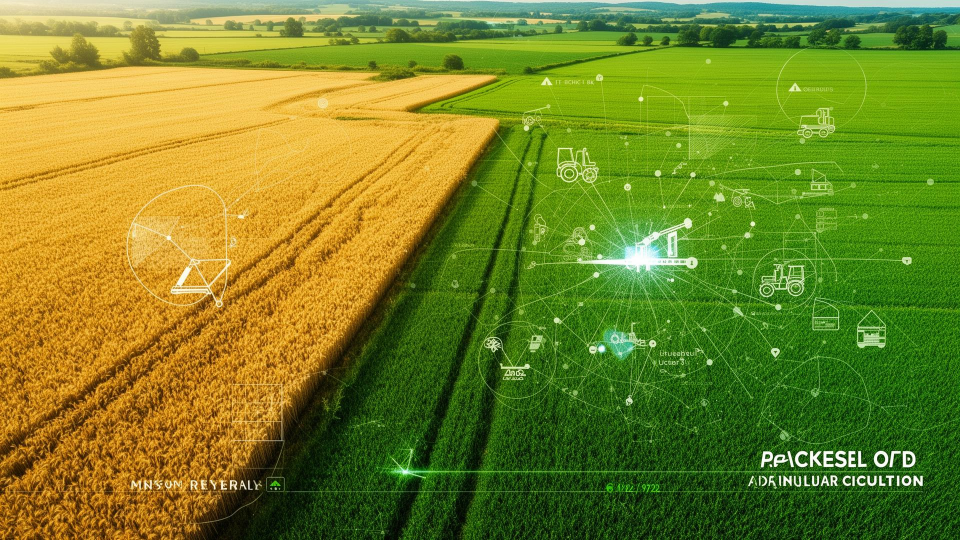
#> input picture frontend/src/assets/hero-farm.jpg, 1920 x 1080 px (shown at 1/2 size)
$ python disease_analyzer.py ../../frontend/src/assets/hero-farm.jpg ../../frontend/src/assets/hero-farm.jpg
#> lines starting #> are read from the running program, lines starting #| are printed output that depends on the picture; after the words box and inside, x2 and y2 are one past the last pixel; in counts of white or black regions, pixels touching at a corner belong together
import json
import sys
from pathlib import Path

import cv2
import numpy as np


def build_response(
    diagnosis,
    confidence,
    severity,
    problem,
    solution,
    note,
    visible_symptoms=None,
    likely_causes=None,
    should_escalate=False,
    metrics=None,
):
    return {
        "diagnosis": diagnosis,
        "confidence": round(float(confidence), 3),
        "severity": severity,
        "problem": problem,
        "solution": solution,
        "note": note,
        "visibleSymptoms": visible_symptoms or [],
        "likelyCauses": likely_causes or [],
        "shouldEscalate": should_escalate,
        "metrics": metrics or {},
    }


def crop_specific_name(crop_type, generic_name):
    crop = (crop_type or "").strip().lower()
    if "ragi" in crop or "millet" in crop:
        if "leaf spot" in generic_name.lower() or "blast" in generic_name.lower():
            return "Ragi leaf blast / leaf spot"
    if "rice" in crop or "paddy" in crop:
        if "leaf spot" in generic_name.lower() or "blast" in generic_name.lower():
            return "Rice blast / brown spot"
    if "wheat" in crop and "rust" in generic_name.lower():
        return "Wheat rust"
    if "cotton" in crop and "stress" in generic_name.lower():
        return "Cotton leaf stress / possible sucking pest damage"
    if "sugarcane" in crop and "leaf spot" in generic_name.lower():
        return "Sugarcane leaf spot / red rot stress pattern"
    return generic_name


def analyze_image(image_path, crop_type="", location_label=""):
#> called with crop_type = '', location_label = ''
    image = cv2.imread(str(image_path))
#> image is the input picture: shape (1080, 1920, 3); mean B, G, R 36.2, 131.5, 118.4
    if image is None:
      return build_response(
          "Uncertain crop issue",
          0.0,
          "Medium",
          "The image could not be read by the local analyzer.",
          "Upload a clearer crop image and try again.",
          "Local Python image analyzer could not open the file.",
          should_escalate=True,
      )

    image = cv2.resize(image, (640, 640))
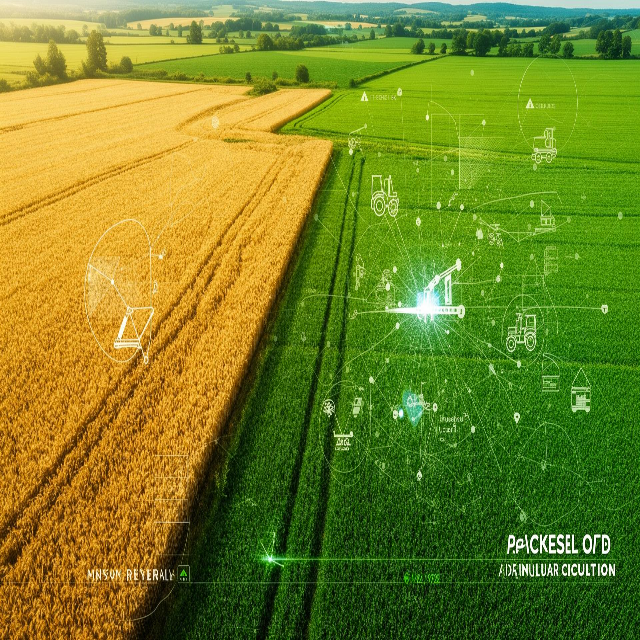
#> image: shape (640, 640, 3); mean B, G, R 36.1, 131.4, 118.3
    hsv = cv2.cvtColor(image, cv2.COLOR_BGR2HSV)
#> hsv: shape (640, 640, 3); mean H, S, V 38.6, 203.7, 149.9
    gray = cv2.cvtColor(image, cv2.COLOR_BGR2GRAY)
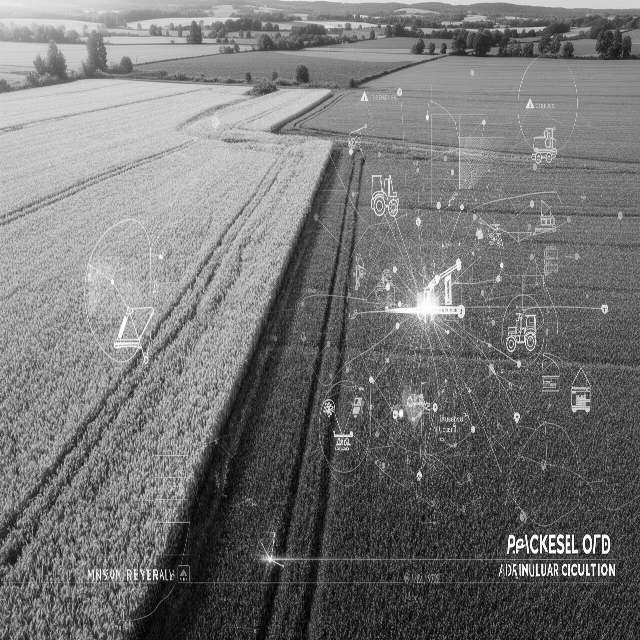
#> gray: shape (640, 640); min 1, max 255, mean 116.6

    green_mask = cv2.inRange(hsv, (30, 35, 25), (95, 255, 255))
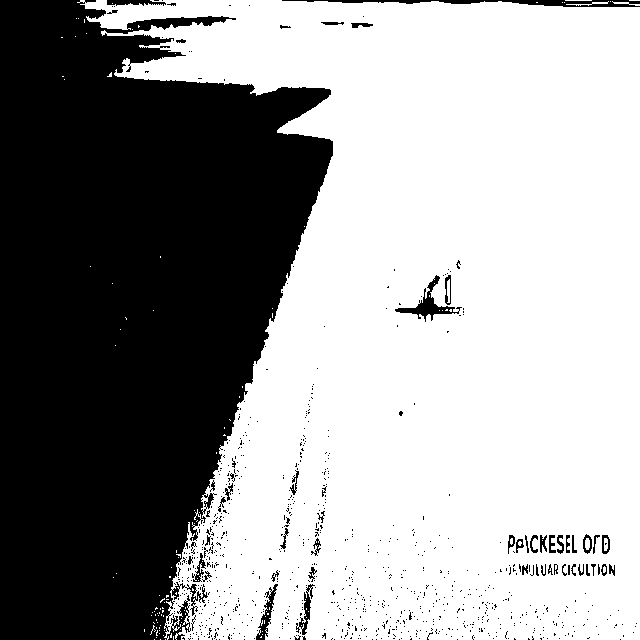
#> green_mask: shape (640, 640); 61.3% white; 851 black regions (797 under 20 px), largest, box (x1, y1, x2, y2) and area: (0, 0, 333, 640) 152085, (282, 0, 640, 7) 1153, (395, 275, 462, 322) 674
    yellow_mask = cv2.inRange(hsv, (15, 25, 25), (38, 255, 255))
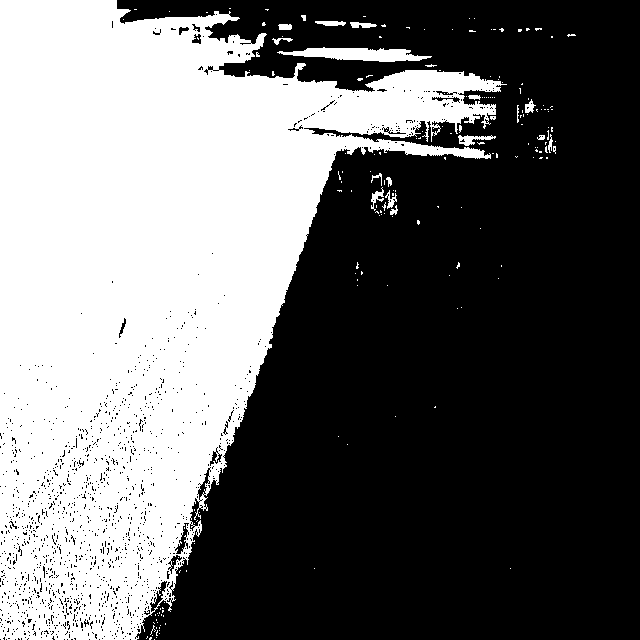
#> yellow_mask: shape (640, 640); 41.4% white; 187 white regions (168 under 20 px), largest, box (x1, y1, x2, y2) and area: (0, 0, 507, 640) 166511, (277, 47, 432, 62) 1369, (458, 135, 496, 146) 194
    brown_mask = cv2.inRange(hsv, (5, 45, 20), (23, 255, 180))
#> brown_mask: shape (640, 640); 8.5% white; 1562 white regions (1478 under 20 px), largest, box (x1, y1, x2, y2) and area: (0, 148, 332, 640) 26349, (6, 365, 31, 401) 192, (2, 400, 27, 427) 180
    dark_mask = cv2.inRange(hsv, (0, 0, 0), (180, 255, 65))
#> dark_mask: shape (640, 640); 11.2% white; 2660 white regions (2542 under 20 px), largest, box (x1, y1, x2, y2) and area: (127, 215, 310, 640) 17055, (318, 571, 629, 640) 9003, (274, 296, 332, 555) 1759
    white_mask = cv2.inRange(hsv, (0, 0, 150), (180, 55, 255))
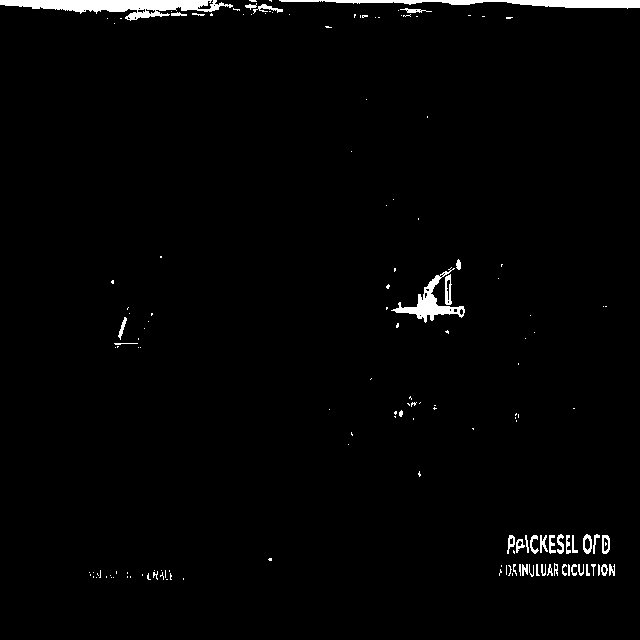
#> white_mask: shape (640, 640); 1.8% white; 154 white regions (111 under 20 px), largest, box (x1, y1, x2, y2) and area: (0, 0, 233, 21) 2341, (279, 0, 640, 9) 1563, (391, 267, 465, 323) 989

    total = image.shape[0] * image.shape[1]
#> total = 409600
    green_ratio = float(np.count_nonzero(green_mask)) / total
#> green_ratio = 0.613
    yellow_ratio = float(np.count_nonzero(yellow_mask)) / total
#> yellow_ratio = 0.414
    brown_ratio = float(np.count_nonzero(brown_mask)) / total
#> brown_ratio = 0.085
    dark_ratio = float(np.count_nonzero(dark_mask)) / total
#> dark_ratio = 0.112
    white_ratio = float(np.count_nonzero(white_mask)) / total
#> white_ratio = 0.0179

    lesion_mask = cv2.bitwise_or(brown_mask, dark_mask)
#> lesion_mask: shape (640, 640); 19.1% white; 4067 white regions (3874 under 20 px), largest, box (x1, y1, x2, y2) and area: (0, 148, 332, 640) 41804, (318, 571, 629, 640) 9003, (274, 296, 332, 555) 1759
    lesion_mask = cv2.morphologyEx(lesion_mask, cv2.MORPH_OPEN, np.ones((3, 3), np.uint8))
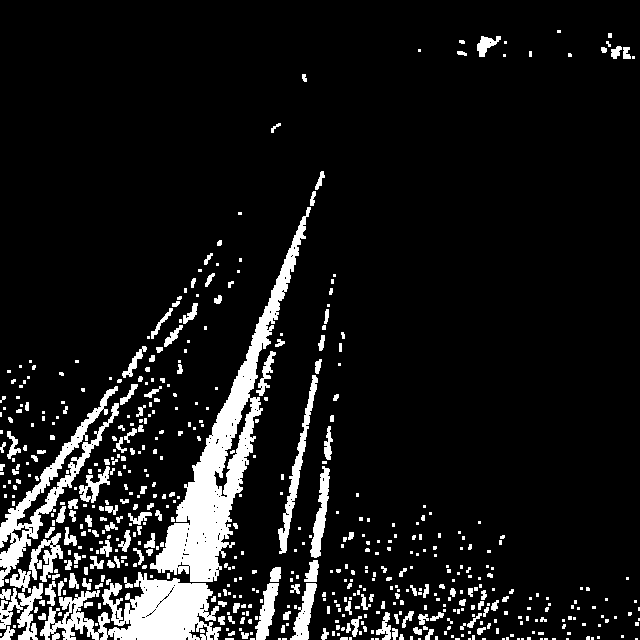
#> lesion_mask: shape (640, 640); 10.1% white; 565 white regions (382 under 20 px)
    contours, _ = cv2.findContours(lesion_mask, cv2.RETR_EXTERNAL, cv2.CHAIN_APPROX_SIMPLE)
#> contours = 564 contours, 443 with area under 20; largest, box (x1, y1, x2, y2) and area: (150, 207, 311, 582) 11063, (40, 572, 221, 640) 6248, (0, 386, 119, 587) 3371, (278, 375, 318, 554) 1027, (0, 583, 43, 640) 850
    lesion_count = 0
    lesion_area = 0.0
    for contour in contours:
        area = cv2.contourArea(contour)
        if 18 <= area <= 12000:
            lesion_count += 1
            lesion_area += area
#> this loop made 564 passes
#> (area, lesion_area) on passes 39, 47, 50, 51, 54, 55, 60, 69, 91, 94, 97, 98: (28, 28), (37.5, 65.5), (39.5, 105), (38.5, 143.5), (31.5, 175), (38, 213), (83, 296), (22.5, 337), (81.5, 418.5), (36.5, 473.5), (54.5, 528), (20.5, 548.5)
#> area on pass 229: 33
#> after the loop, lesion_area = 31572.5; lesion_count = 128

    edges = cv2.Canny(gray, 70, 150)
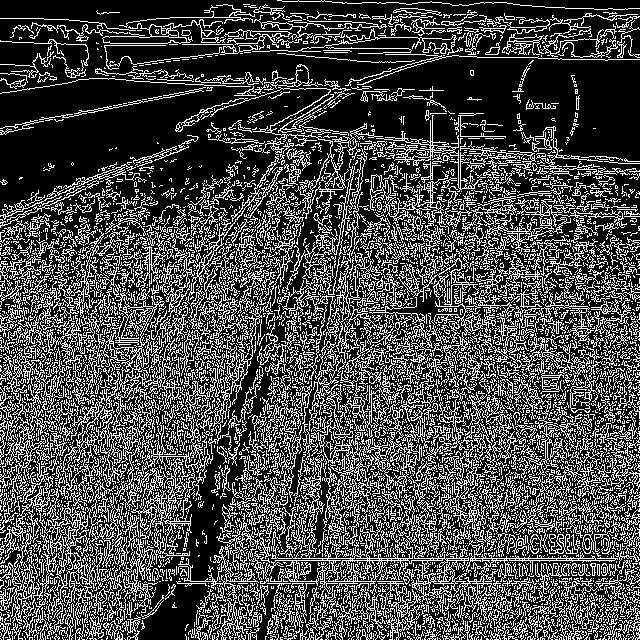
#> edges: shape (640, 640); 29.1% white in thin lines or dots
    edge_ratio = float(np.count_nonzero(edges)) / total
#> edge_ratio = 0.291

    metrics = {
        "greenRatio": round(green_ratio, 3),
        "yellowRatio": round(yellow_ratio, 3),
        "brownRatio": round(brown_ratio, 3),
        "darkRatio": round(dark_ratio, 3),
        "whiteRatio": round(white_ratio, 3),
        "lesionCount": lesion_count,
        "edgeRatio": round(edge_ratio, 3),
    }
#> metrics = {'greenRatio': 0.613, 'yellowRatio': 0.414, 'brownRatio': 0.085, 'darkRatio': 0.112, 'whiteRatio': 0.018, 'lesionCount': 128, 'edgeRatio': 0.291}

    symptoms = []
    causes = []

    if white_ratio > 0.075 and lesion_count > 12:
        symptoms.extend(["white powdery patches", "leaf surface discoloration"])
        causes.extend(["powdery mildew pressure", "humid canopy condition"])
        return build_response(
            crop_specific_name(crop_type, "Powdery mildew"),
            min(0.78, 0.42 + white_ratio * 2.2 + min(0.18, lesion_count / 180)),
            "High" if white_ratio > 0.11 else "Medium",
            "The image shows white or pale surface patches that look similar to fungal mildew on crop leaves.",
            "Remove badly affected leaves, improve airflow, avoid late-evening overhead irrigation, and confirm the fungicide choice with a local agriculture officer.",
            "This is a local Python vision estimate based on visible color and lesion patterns.",
            symptoms,
            causes,
            should_escalate=True,
            metrics=metrics,
        )

    if brown_ratio > 0.05 and lesion_count > 18:
        symptoms.extend(["brown necrotic spots", "multiple lesion patches", "leaf tissue damage"])
        causes.extend(["leaf spot or blast pattern", "fungal disease pressure", "possible moisture-driven infection"])
        confidence = min(0.84, 0.34 + brown_ratio * 3.0 + min(0.2, lesion_count / 140))
#> confidence = 0.795
        return build_response(
            crop_specific_name(crop_type, "Leaf spot / blast"),
            confidence,
            "High" if brown_ratio > 0.09 else "Medium",
            "The crop image shows repeated brown damaged spots and patches that look consistent with a leaf spot or blast-type disease pattern.",
            "Take another close daylight photo of the affected leaf, remove heavily affected leaves if spread is high, avoid unnecessary irrigation splash, and confirm the treatment locally before spraying.",
            "This result comes from local image analysis and should be confirmed for severe outbreaks.",
            symptoms,
            causes,
            should_escalate=True,
            metrics=metrics,
        )

    if yellow_ratio > 0.2 and green_ratio < 0.34:
        symptoms.extend(["yellowing leaf area", "loss of green vigor"])
        causes.extend(["nutrient deficiency", "water stress", "heat or root-zone stress"])
        confidence = min(0.76, 0.28 + yellow_ratio * 1.9 + max(0.0, 0.2 - green_ratio))
        severity = "High" if yellow_ratio > 0.34 else "Medium"
        return build_response(
            crop_specific_name(crop_type, "Nutrient stress / chlorosis"),
            confidence,
            severity,
            "The image shows clear yellowing and reduced green vigor. This often points to nutrient stress, moisture imbalance, or early disease-related weakening.",
            "Check soil moisture first, inspect the underside of leaves for pests, avoid random high-dose urea, and use a soil-test-based correction where possible.",
            "This is a cautious local estimate. Yellowing can come from multiple causes, so field confirmation is important.",
            symptoms,
            causes,
            should_escalate=severity == "High",
            metrics=metrics,
        )

    if dark_ratio > 0.16 and brown_ratio > 0.04:
        symptoms.extend(["dark damaged tissue", "advanced necrotic patches"])
        causes.extend(["severe blight or rot stress", "late-stage tissue damage"])
        return build_response(
            crop_specific_name(crop_type, "Severe blight / necrosis"),
            min(0.73, 0.3 + dark_ratio * 1.7 + brown_ratio * 1.8),
            "High",
            "The crop image shows dark damaged tissue and heavy patching that can match severe blight or advanced stress damage.",
            "Isolate the affected area, improve drainage if the field is wet, avoid blind spraying, and seek quick local officer confirmation because severe tissue loss is visible.",
            "Local Python analysis found a strong damage pattern, but severe cases should still be confirmed locally.",
            symptoms,
            causes,
            should_escalate=True,
            metrics=metrics,
        )

    if green_ratio < 0.22 and edge_ratio < 0.05:
        symptoms.extend(["weak overall leaf vigor", "low healthy green area"])
        causes.extend(["wilting stress", "water stress", "root-zone issue"])
        return build_response(
            crop_specific_name(crop_type, "Wilting / general crop stress"),
            min(0.64, 0.24 + max(0.0, 0.22 - green_ratio) * 1.6),
            "Medium",
            "The image does not show a strong single disease signature, but it does show weak crop vigor and stress-like symptoms.",
            "Check root moisture, inspect for pest feeding and stem damage, compare with nearby healthy plants, and upload one closer leaf image if disease is suspected.",
            "The local analyzer sees stress but not a sharply defined disease pattern.",
            symptoms,
            causes,
            should_escalate=False,
            metrics=metrics,
        )

    return build_response(
        crop_specific_name(crop_type, "Minor stress or unclear disease pattern"),
        0.16,
        "Low",
        "The local analyzer found some crop variation but no strong disease pattern from this image alone.",
        "Take a closer daylight photo of the most affected leaf area and compare symptoms across multiple plants before treatment.",
        "Local Python analysis did not find a confident disease pattern in this image.",
        visible_symptoms=["image evidence is weak or mixed"],
        likely_causes=["minor stress", "unclear crop image", "early-stage issue"],
        should_escalate=False,
        metrics=metrics,
    )


def main():
    if len(sys.argv) < 2:
        print(json.dumps(build_response(
            "Uncertain crop issue",
            0.0,
            "Medium",
            "No image path was provided to the Python analyzer.",
            "Upload a crop image and try again.",
            "Python analyzer input was incomplete.",
            should_escalate=True,
        )))
        return

    image_path = Path(sys.argv[1])
    payload = {}
    if len(sys.argv) > 2:
        try:
            payload = json.loads(sys.argv[2])
        except Exception:
            payload = {}

    result = analyze_image(
        image_path=image_path,
        crop_type=payload.get("cropType", ""),
        location_label=payload.get("locationLabel", ""),
    )
#> result = 10 items
    print(json.dumps(result))
#> (printed output is left out)


if __name__ == "__main__":
    main()
